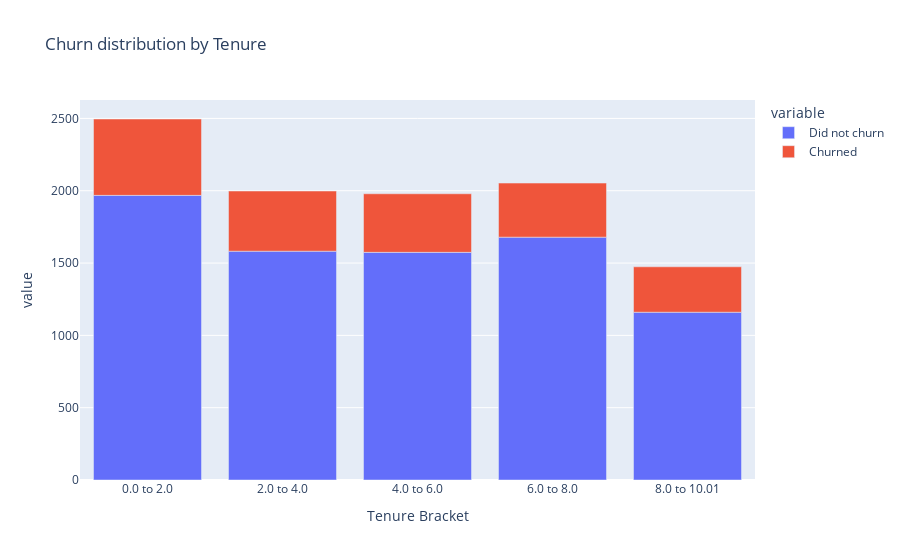

Notebook code cell kept with this figure:
### Code cell
fig = px.bar(pd.DataFrame({'Tenure Bracket': [f'{bin.left} to {bin.right}' for bin in df.groupby(pd.cut(df['Tenure'], bins=5, right=False), observed=True).size().index.to_list()],
                    'Did not churn': df.groupby(pd.cut(df['Tenure'], bins=5), observed=True).size() - df.groupby(pd.cut(df['Tenure'], bins=5), observed=True).sum()['Exited'],
                    'Churned': df.groupby(pd.cut(df['Tenure'], bins=5), observed=True).sum()['Exited']}), 
             x='Tenure Bracket', 
             y=['Did not churn', 'Churned'], 
             title='Churn distribution by Tenure')
fig.show()

### Figure 1 — Plotly figure (JSON) as saved in the notebook; plotly's stock layout.template omitted (floating-point values rounded to 4 significant figures)
{"data": [{"alignmentgroup": "True", "hovertemplate": "variable=Did not churn<br>Tenure Bracket=%{x}<br>value=%{y}<extra></extra>", "legendgroup": "Did not churn", "marker": {"color": "#636efa", "pattern": {"shape": ""}}, "name": "Did not churn", "offsetgroup": "Did not churn", "orientation": "v", "showlegend": true, "textposition": "auto", "type": "bar", "x": ["0.0 to 2.0", "2.0 to 4.0", "4.0 to 6.0", "6.0 to 8.0", "8.0 to 10.01"], "xaxis": "x", "y": [1968, 1582, 1574, 1679, 1160], "yaxis": "y"}, {"alignmentgroup": "True", "hovertemplate": "variable=Churned<br>Tenure Bracket=%{x}<br>value=%{y}<extra></extra>", "legendgroup": "Churned", "marker": {"color": "#EF553B", "pattern": {"shape": ""}}, "name": "Churned", "offsetgroup": "Churned", "orientation": "v", "showlegend": true, "textposition": "auto", "type": "bar", "x": ["0.0 to 2.0", "2.0 to 4.0", "4.0 to 6.0", "6.0 to 8.0", "8.0 to 10.01"], "xaxis": "x", "y": [528, 416, 405, 374, 314], "yaxis": "y"}], "layout": {"barmode": "relative", "legend": {"title": {"text": "variable"}, "tracegroupgap": 0}, "title": {"text": "Churn distribution by Tenure"}, "xaxis": {"anchor": "y", "domain": [0, 1], "title": {"text": "Tenure Bracket"}}, "yaxis": {"anchor": "x", "domain": [0, 1], "title": {"text": "value"}}}}
